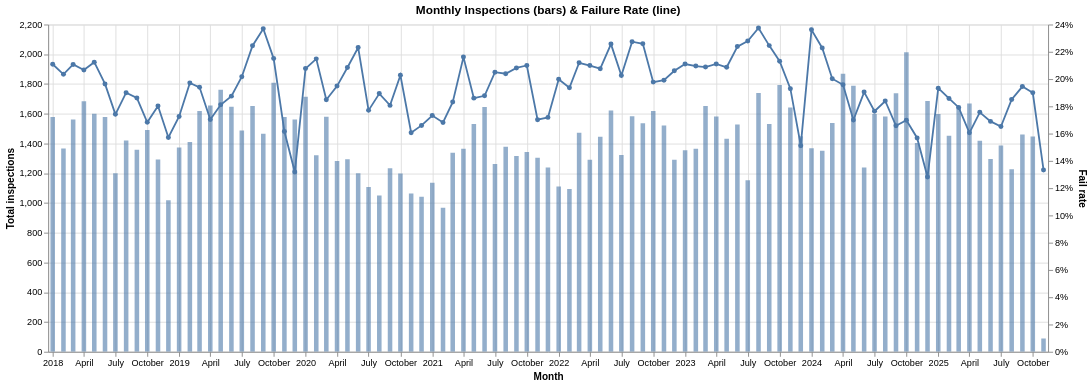

Write notebook code for a chart like this one.
### Markdown cell above
## EDA-1: Monthly inspections (bars) & Failure rate Visualization(Dhru Prajapati)

### Code cell
# EDA-1: Monthly inspections (bars) & Failure rate (line)

assert 'df_eda' in globals(), "df_eda not found. Run the 2018+ filter cell first."

import pandas as pd
try:
    import altair as alt
except ModuleNotFoundError:
    !pip -q install altair vl-convert-python
    import altair as alt

alt.data_transformers.disable_max_rows()
alt.renderers.enable("default")

# Build monthly summary
monthly = (
    df_eda.dropna(subset=["inspection_date"])
          .assign(month=lambda d: d["inspection_date"].dt.to_period("M").dt.to_timestamp())
          .groupby("month", as_index=False)
          .agg(total=("inspection_id", "count"),
               fails=("is_fail", "sum"))
          .assign(fail_rate=lambda x: x["fails"] / x["total"])
          .sort_values("month")
)

CHART_WIDTH = 1100
CHART_HEIGHT = 360

base = alt.Chart(monthly).encode(
    x=alt.X("month:T", title="Month")
).properties(width=CHART_WIDTH, height=CHART_HEIGHT,
             title="Monthly Inspections (bars) & Failure Rate (line)")

bars = base.mark_bar(opacity=0.6).encode(
    y=alt.Y("total:Q", title="Total inspections"),
    tooltip=[
        alt.Tooltip("month:T", title="Month", format="%Y-%m"),
        alt.Tooltip("total:Q", title="Total"),
        alt.Tooltip("fails:Q", title="Fails"),
        alt.Tooltip("fail_rate:Q", title="Fail rate", format=".1%")
    ]
)

line = base.mark_line(point=True).encode(
    y=alt.Y("fail_rate:Q", axis=alt.Axis(title="Fail rate", format="%")),
    tooltip=[
        alt.Tooltip("month:T", title="Month", format="%Y-%m"),
        alt.Tooltip("fail_rate:Q", title="Fail rate", format=".1%"),
        alt.Tooltip("total:Q", title="Total"),
        alt.Tooltip("fails:Q", title="Fails")
    ]
)

alt.layer(bars, line).resolve_scale(y="independent").interactive()

### Figure 1 — Vega-Lite specification as saved in the notebook (floating-point values rounded to 4 significant figures)
{"config": {"view": {"continuousWidth": 300, "continuousHeight": 300}}, "layer": [{"mark": {"type": "bar", "opacity": 0.6}, "encoding": {"tooltip": [{"field": "month", "format": "%Y-%m", "title": "Month", "type": "temporal"}, {"field": "total", "title": "Total", "type": "quantitative"}, {"field": "fails", "title": "Fails", "type": "quantitative"}, {"field": "fail_rate", "format": ".1%", "title": "Fail rate", "type": "quantitative"}], "x": {"field": "month", "title": "Month", "type": "temporal"}, "y": {"field": "total", "title": "Total inspections", "type": "quantitative"}}, "name": "view_1", "title": "Monthly Inspections (bars) & Failure Rate (line)"}, {"mark": {"type": "line", "point": true}, "encoding": {"tooltip": [{"field": "month", "format": "%Y-%m", "title": "Month", "type": "temporal"}, {"field": "fail_rate", "format": ".1%", "title": "Fail rate", "type": "quantitative"}, {"field": "total", "title": "Total", "type": "quantitative"}, {"field": "fails", "title": "Fails", "type": "quantitative"}], "x": {"field": "month", "title": "Month", "type": "temporal"}, "y": {"axis": {"format": "%", "title": "Fail rate"}, "field": "fail_rate", "type": "quantitative"}}, "title": "Monthly Inspections (bars) & Failure Rate (line)"}], "data": {"name": "data-e6b5be012df6d8511ad37a122c26f063"}, "height": 360, "params": [{"name": "param_1", "select": {"type": "interval", "encodings": ["x", "y"]}, "bind": "scales", "views": ["view_1"]}], "resolve": {"scale": {"y": "independent"}}, "width": 1100, "$schema": "https://vega.github.io/schema/vega-lite/v5.20.1.json", "datasets": {"data-e6b5be012df6d8511ad37a122c26f063": [{"month": "2018-01-01T00:00:00", "total": 1579, "fails": 333, "fail_rate": 0.2109}, {"month": "2018-02-01T00:00:00", "total": 1366, "fails": 278, "fail_rate": 0.2035}, {"month": "2018-03-01T00:00:00", "total": 1561, "fails": 329, "fail_rate": 0.2108}, {"month": "2018-04-01T00:00:00", "total": 1684, "fails": 348, "fail_rate": 0.2067}, {"month": "2018-05-01T00:00:00", "total": 1601, "fails": 340, "fail_rate": 0.2124}, {"month": "2018-06-01T00:00:00", "total": 1578, "fails": 310, "fail_rate": 0.1965}, {"month": "2018-07-01T00:00:00", "total": 1200, "fails": 209, "fail_rate": 0.1742}, {"month": "2018-08-01T00:00:00", "total": 1421, "fails": 270, "fail_rate": 0.19}, {"month": "2018-09-01T00:00:00", "total": 1359, "fails": 253, "fail_rate": 0.1862}, {"month": "2018-10-01T00:00:00", "total": 1491, "fails": 251, "fail_rate": 0.1683}, {"month": "2018-11-01T00:00:00", "total": 1293, "fails": 233, "fail_rate": 0.1802}, {"month": "2018-12-01T00:00:00", "total": 1018, "fails": 160, "fail_rate": 0.1572}, {"month": "2019-01-01T00:00:00", "total": 1373, "fails": 237, "fail_rate": 0.1726}, {"month": "2019-02-01T00:00:00", "total": 1410, "fails": 278, "fail_rate": 0.1972}, {"month": "2019-03-01T00:00:00", "total": 1619, "fails": 314, "fail_rate": 0.1939}, {"month": "2019-04-01T00:00:00", "total": 1655, "fails": 282, "fail_rate": 0.1704}, {"month": "2019-05-01T00:00:00", "total": 1761, "fails": 319, "fail_rate": 0.1811}, {"month": "2019-06-01T00:00:00", "total": 1648, "fails": 309, "fail_rate": 0.1875}, {"month": "2019-07-01T00:00:00", "total": 1487, "fails": 300, "fail_rate": 0.2017}, {"month": "2019-08-01T00:00:00", "total": 1653, "fails": 371, "fail_rate": 0.2244}, {"month": "2019-09-01T00:00:00", "total": 1465, "fails": 347, "fail_rate": 0.2369}, {"month": "2019-10-01T00:00:00", "total": 1809, "fails": 389, "fail_rate": 0.215}, {"month": "2019-11-01T00:00:00", "total": 1579, "fails": 255, "fail_rate": 0.1615}, {"month": "2019-12-01T00:00:00", "total": 1562, "fails": 206, "fail_rate": 0.1319}, {"month": "2020-01-01T00:00:00", "total": 1714, "fails": 356, "fail_rate": 0.2077}, {"month": "2020-02-01T00:00:00", "total": 1322, "fails": 284, "fail_rate": 0.2148}, {"month": "2020-03-01T00:00:00", "total": 1580, "fails": 292, "fail_rate": 0.1848}, {"month": "2020-04-01T00:00:00", "total": 1283, "fails": 250, "fail_rate": 0.1949}, {"month": "2020-05-01T00:00:00", "total": 1295, "fails": 270, "fail_rate": 0.2085}, {"month": "2020-06-01T00:00:00", "total": 1201, "fails": 268, "fail_rate": 0.2231}, {"month": "2020-07-01T00:00:00", "total": 1107, "fails": 196, "fail_rate": 0.1771}, {"month": "2020-08-01T00:00:00", "total": 1051, "fails": 199, "fail_rate": 0.1893}, {"month": "2020-09-01T00:00:00", "total": 1234, "fails": 223, "fail_rate": 0.1807}, {"month": "2020-10-01T00:00:00", "total": 1198, "fails": 243, "fail_rate": 0.2028}, {"month": "2020-11-01T00:00:00", "total": 1064, "fails": 171, "fail_rate": 0.1607}, {"month": "2020-12-01T00:00:00", "total": 1042, "fails": 173, "fail_rate": 0.166}, {"month": "2021-01-01T00:00:00", "total": 1137, "fails": 197, "fail_rate": 0.1733}, {"month": "2021-02-01T00:00:00", "total": 969, "fails": 163, "fail_rate": 0.1682}, {"month": "2021-03-01T00:00:00", "total": 1338, "fails": 245, "fail_rate": 0.1831}, {"month": "2021-04-01T00:00:00", "total": 1365, "fails": 295, "fail_rate": 0.2161}, {"month": "2021-05-01T00:00:00", "total": 1532, "fails": 285, "fail_rate": 0.186}, {"month": "2021-06-01T00:00:00", "total": 1646, "fails": 309, "fail_rate": 0.1877}, {"month": "2021-07-01T00:00:00", "total": 1263, "fails": 259, "fail_rate": 0.2051}, {"month": "2021-08-01T00:00:00", "total": 1378, "fails": 281, "fail_rate": 0.2039}, {"month": "2021-09-01T00:00:00", "total": 1316, "fails": 274, "fail_rate": 0.2082}, {"month": "2021-10-01T00:00:00", "total": 1343, "fails": 282, "fail_rate": 0.21}, {"month": "2021-11-01T00:00:00", "total": 1304, "fails": 222, "fail_rate": 0.1702}, {"month": "2021-12-01T00:00:00", "total": 1239, "fails": 213, "fail_rate": 0.1719}, {"month": "2022-01-01T00:00:00", "total": 1111, "fails": 222, "fail_rate": 0.1998}, {"month": "2022-02-01T00:00:00", "total": 1095, "fails": 212, "fail_rate": 0.1936}, {"month": "2022-03-01T00:00:00", "total": 1472, "fails": 312, "fail_rate": 0.212}, {"month": "2022-04-01T00:00:00", "total": 1291, "fails": 271, "fail_rate": 0.2099}, {"month": "2022-05-01T00:00:00", "total": 1445, "fails": 300, "fail_rate": 0.2076}, {"month": "2022-06-01T00:00:00", "total": 1622, "fails": 366, "fail_rate": 0.2256}, {"month": "2022-07-01T00:00:00", "total": 1323, "fails": 268, "fail_rate": 0.2026}, {"month": "2022-08-01T00:00:00", "total": 1583, "fails": 360, "fail_rate": 0.2274}, {"month": "2022-09-01T00:00:00", "total": 1536, "fails": 347, "fail_rate": 0.2259}, {"month": "2022-10-01T00:00:00", "total": 1618, "fails": 320, "fail_rate": 0.1978}, {"month": "2022-11-01T00:00:00", "total": 1521, "fails": 303, "fail_rate": 0.1992}, {"month": "2022-12-01T00:00:00", "total": 1291, "fails": 266, "fail_rate": 0.206}, {"month": "2023-01-01T00:00:00", "total": 1355, "fails": 286, "fail_rate": 0.2111}, {"month": "2023-02-01T00:00:00", "total": 1365, "fails": 286, "fail_rate": 0.2095}, {"month": "2023-03-01T00:00:00", "total": 1652, "fails": 345, "fail_rate": 0.2088}, {"month": "2023-04-01T00:00:00", "total": 1582, "fails": 334, "fail_rate": 0.2111}, {"month": "2023-05-01T00:00:00", "total": 1433, "fails": 299, "fail_rate": 0.2087}, {"month": "2023-06-01T00:00:00", "total": 1528, "fails": 342, "fail_rate": 0.2238}, {"month": "2023-07-01T00:00:00", "total": 1154, "fails": 263, "fail_rate": 0.2279}, {"month": "2023-08-01T00:00:00", "total": 1739, "fails": 413, "fail_rate": 0.2375}, {"month": "2023-09-01T00:00:00", "total": 1532, "fails": 344, "fail_rate": 0.2245}, {"month": "2023-10-01T00:00:00", "total": 1793, "fails": 382, "fail_rate": 0.2131}, {"month": "2023-11-01T00:00:00", "total": 1643, "fails": 317, "fail_rate": 0.1929}, {"month": "2023-12-01T00:00:00", "total": 1449, "fails": 219, "fail_rate": 0.1511}, {"month": "2024-01-01T00:00:00", "total": 1368, "fails": 323, "fail_rate": 0.2361}, {"month": "2024-02-01T00:00:00", "total": 1351, "fails": 301, "fail_rate": 0.2228}, {"month": "2024-03-01T00:00:00", "total": 1538, "fails": 308, "fail_rate": 0.2003}, {"month": "2024-04-01T00:00:00", "total": 1869, "fails": 366, "fail_rate": 0.1958}, {"month": "2024-05-01T00:00:00", "total": 1788, "fails": 304, "fail_rate": 0.17}, {"month": "2024-06-01T00:00:00", "total": 1239, "fails": 236, "fail_rate": 0.1905}, {"month": "2024-07-01T00:00:00", "total": 1598, "fails": 282, "fail_rate": 0.1765}, {"month": "2024-08-01T00:00:00", "total": 1582, "fails": 291, "fail_rate": 0.1839}, {"month": "2024-09-01T00:00:00", "total": 1738, "fails": 288, "fail_rate": 0.1657}, {"month": "2024-10-01T00:00:00", "total": 2014, "fails": 342, "fail_rate": 0.1698}, {"month": "2024-11-01T00:00:00", "total": 1403, "fails": 220, "fail_rate": 0.1568}, {"month": "2024-12-01T00:00:00", "total": 1686, "fails": 216, "fail_rate": 0.1281}, {"month": "2025-01-01T00:00:00", "total": 1598, "fails": 309, "fail_rate": 0.1934}, {"month": "2025-02-01T00:00:00", "total": 1453, "fails": 270, "fail_rate": 0.1858}, {"month": "2025-03-01T00:00:00", "total": 1646, "fails": 295, "fail_rate": 0.1792}, {"month": "2025-04-01T00:00:00", "total": 1669, "fails": 268, "fail_rate": 0.1606}, {"month": "2025-05-01T00:00:00", "total": 1418, "fails": 249, "fail_rate": 0.1756}, {"month": "2025-06-01T00:00:00", "total": 1296, "fails": 219, "fail_rate": 0.169}, {"month": "2025-07-01T00:00:00", "total": 1386, "fails": 229, "fail_rate": 0.1652}, {"month": "2025-08-01T00:00:00", "total": 1227, "fails": 227, "fail_rate": 0.185}, {"month": "2025-09-01T00:00:00", "total": 1460, "fails": 284, "fail_rate": 0.1945}, {"month": "2025-10-01T00:00:00", "total": 1448, "fails": 275, "fail_rate": 0.1899}, {"month": "2025-11-01T00:00:00", "total": 90, "fails": 12, "fail_rate": 0.1333}]}}
